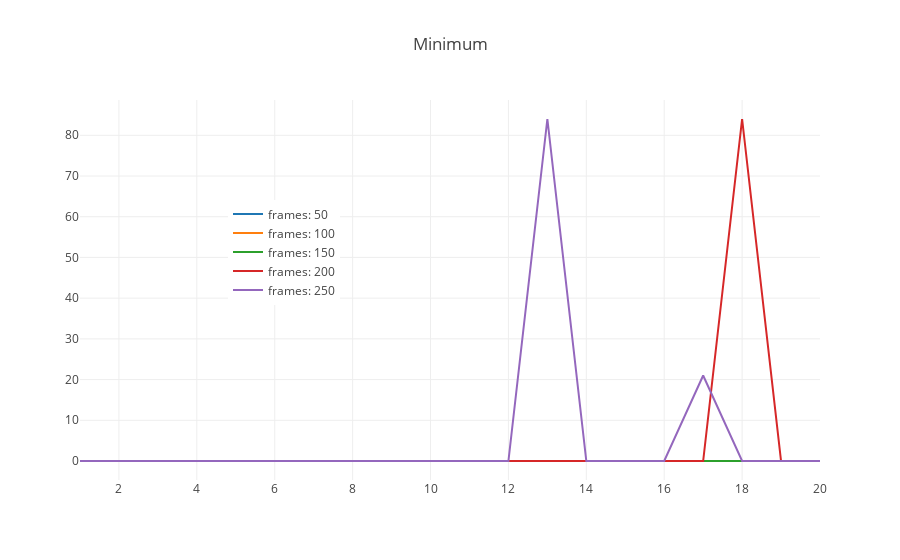
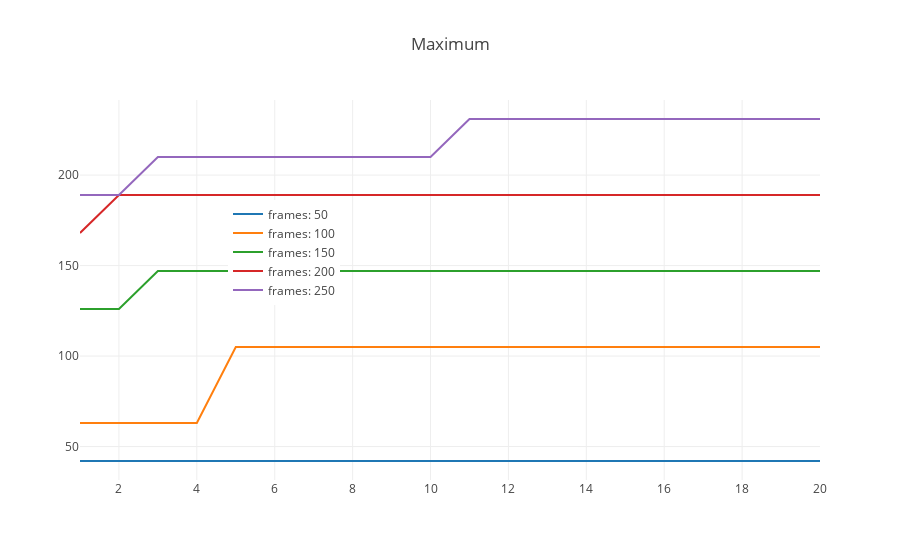
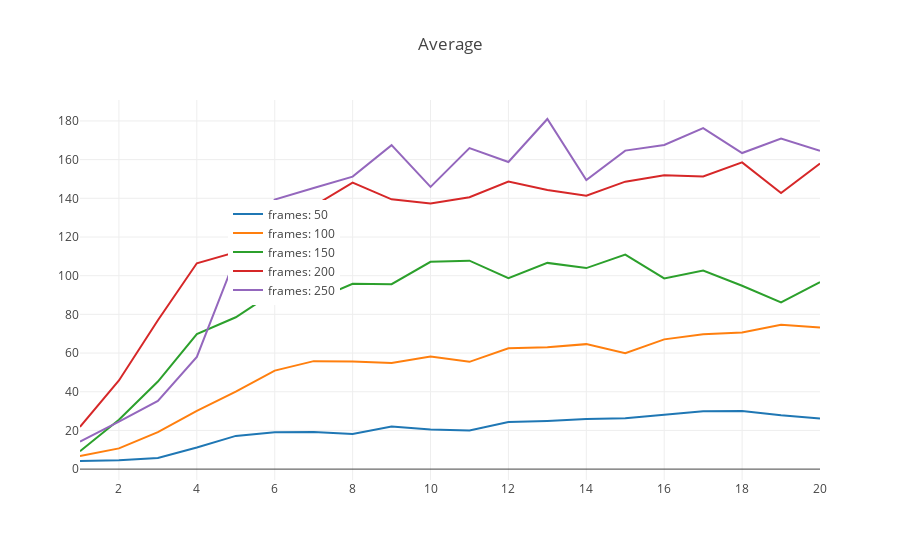

These figures' notebook cell, in order:
### Code cell
# run agent in function to work with multiprocessing
def runAgent(agenteqsq):
    agent = agenteqsq[0] # get agent
    eq = agenteqsq[1] # get environment queue
    sq = agenteqsq[2] # get score queue
    
    # check if agent already has score
    if agent.taskDone():
        sq.put((agent.getUid(), agent.getOutcomes()))
        return
        
    env = eq.get() # get an environment
    state = env.reset() # get initial state and prep environment
    score = 0
    for i in range(agenteqsq[3]): # run episodes that last 200 frames
        act = agent.act(getState(state)) # get action from agent

        # feedback from env
        state, reward, isDone, debug = env.step(act)
        score += reward # accumulate reward in score
        if isDone:
            break # end early if losing state
            
    
    lock.acquire() # may not actually need, mp is weird in python
    agent.reward(score) # must reward agent
    lock.release()
    
    sq.put((agent.getUid(), agent.getOutcomes())) # get outcomes with id
    eq.put(env) # put environment back
    
def gamebegin(generation,gametitle,processes,frames,action, rs, tpopsize, rtpopSize,
            curr_gap, pLearnerD, pLearnerA, pMutation,
            pAIT, mts, mps,
            ppd, ppa, pps,
            ppm, ppit, tgap,
            ar):

    tStart = time.time()

    trainer = TpgTrainer(actions=action, randSeed=rs, teamPopSize=tpopsize, rTeamPopSize=rtpopSize,
                    gap=curr_gap, pLearnerDelete=pLearnerD, pLearnerAdd=pLearnerA, pMutateAction=pMutation,
                    pActionIsTeam=pAIT, maxTeamSize=mts, maxProgramSize=mps,
                    pProgramDelete=ppd, pProgramAdd=ppa, pProgramSwap=pps,
                    pProgramMutate=ppm, popInit=ppit, tourneyGap=tgap,
                    actionRange=ar)


    m = mp.Manager()
    envQueue = m.Queue()
    # each process needs its own environment
    for i in range(processes):
        envQueue.put(gym.make(gametitle))

    pool = mp.Pool(processes=processes)

    summaryScores = [] # record score summaries for each gen (min, max, avg)


    for gen in range(generation): # generation loop
        scoreQueue = m.Queue() # hold agents when finish, to actually apply score

        # run generation
        # skipTasks=[] so we get all agents, even if already scored,
        # just to report the obtained score for all agents.
        pool.map(runAgent, 
                     [(agent, envQueue, scoreQueue,frames) 
                      for agent in trainer.getAllAgents(skipTasks=[])])

        scores = [] # convert scores into list
        while not scoreQueue.empty():
            scores.append(scoreQueue.get())

        # apply scores
        trainer.applyScores(scores)
        trainer.evolve(tasks=[]) # go into next gen

        # at end of generation, make summary of scores
        summaryScores.append((trainer.scoreStats['min'], 
                        trainer.scoreStats['max'],
                        trainer.scoreStats['average'])) # min, max, avg
        print(summaryScores[len(summaryScores)-1])
    return (time.time()-tStart,summaryScores,trainer.getAllAgents(skipTasks=[]))

"""
test 2
- frames, from 50 to 300
"""



lock = mp.Lock() #create a globle locker

generation = 20 # number of generations
gametitle = 'Assault-v0'
env = gym.make(gametitle)

processes = 6 # how many to run concurrently (4 is best for my local desktop)
frames = 50 #total frames each play
tpopsize = 50 #teamPopSize
rtpopSize = 0 #rTeamPopSize
action=range(env.action_space.n) #action space
rs = 0 #randseed
curr_gap = 0.5 #gap
tgap = 0.5 #tourneyGap
pLearnerD = 0.7 #learner delete
pLearnerA = 0.7 #learner add
pMutation = 0.2 #player mutation rate
pAIT = 0.5 #pActionIsTeam
mts = 5 #maxTeamSize
mps = 96 #maxProgramSize
ppd = 0.5 #pProgramDelete
ppa = 0.5 #pProgramAdd
pps = 1.0 #pProgramSwap
ppm = 1.0 #pProgramMutate
ppit = None #popInit
ar = (0.0, 1.0, 0.05) #actionRange


print("test conditions: ",
     "\ngeneration:",generation,
     "\ngametitle:",gametitle,
     "\nprocesses:",processes,
     "\nframes:",frames,
     "\ntpopsize:",tpopsize,
     "\nrtpopsize:",rtpopSize,
     "\naction:",action,
     "\nrandomseed:",rs,
     "\ncurr_gap:",curr_gap,
     "\ntgap:",tgap,
     "\npLearnerD",pLearnerD,
)

min_plot = []
max_plot = []
average_plot = []
timeintervals = []
# for loops in order to simulate data
for i in range(0,5):
    frames = (1+i)*50
    print("Frames:",frames)
    
    summary = gamebegin(generation,gametitle,processes,frames,action, rs, tpopsize, rtpopSize,
                curr_gap, pLearnerD, pLearnerA, pMutation,
                pAIT, mts, mps,
                ppd, ppa, pps,
                ppm, ppit, tgap,
                ar)
    #legend
    min_plot.append(go.Scatter(x=[i+1 for i in range(len(summary[1]))],
                               y=[i[0] for i in summary[1]],
                               name='frames: '+str(frames)))
    max_plot.append(go.Scatter(x=[i+1 for i in range(len(summary[1]))],
                               y=[i[1] for i in summary[1]],
                               name='frames: '+str(frames)))
    average_plot.append(go.Scatter(x=[i+1 for i in range(len(summary[1]))],
                                   y=[i[2] for i in summary[1]],
                                   name='frames: '+str(frames)))
    timeintervals.append(summary[0])
#figures
min_fig = go.Figure(data=min_plot,
                    layout=go.Layout(showlegend=True,
                                     legend={'x':0.2,'y':0.6},
                                     title='Minimum'))
max_fig = go.Figure(data=max_plot,
                    layout=go.Layout(showlegend=True,
                                     legend={'x':0.2,'y':0.6},
                                     title='Maximum'))
average_fig = go.Figure(data=average_plot,
                        layout=go.Layout(showlegend=True,
                                         legend={'x':0.2,'y':0.6},
                                         title='Average'))
iplot(min_fig)
iplot(max_fig)
iplot(average_fig)
#time figure
time_fig = go.Figure(data=[go.Scatter(x=[i+1 for i in range(len(timeintervals))],
                                y=timeintervals,name="time")],
                     layout=go.Layout(showlegend=True,
                                      legend={'x':0.2,'y':0.6},title='Time'))
iplot(time_fig)

### Figure 1 — Plotly figure (JSON) as saved in the notebook; plotly's stock layout.template omitted (floating-point values rounded to 4 significant figures)
{"data": [{"name": "frames: 50", "type": "scatter", "uid": "7c797ce4-f02d-11e8-87ee-7cb0c2481b6f", "x": [1, 2, 3, 4, 5, 6, 7, 8, 9, 10, 11, 12, 13, 14, 15, 16, 17, 18, 19, 20], "y": [0, 0, 0, 0, 0, 0, 0, 0, 0, 0, 0, 0, 0, 0, 0, 0, 0, 0, 0, 0]}, {"name": "frames: 100", "type": "scatter", "uid": "7c797ce5-f02d-11e8-87ee-7cb0c2481b6f", "x": [1, 2, 3, 4, 5, 6, 7, 8, 9, 10, 11, 12, 13, 14, 15, 16, 17, 18, 19, 20], "y": [0, 0, 0, 0, 0, 0, 0, 0, 0, 0, 0, 0, 0, 0, 0, 0, 0, 0, 0, 0]}, {"name": "frames: 150", "type": "scatter", "uid": "7c797ce6-f02d-11e8-87ee-7cb0c2481b6f", "x": [1, 2, 3, 4, 5, 6, 7, 8, 9, 10, 11, 12, 13, 14, 15, 16, 17, 18, 19, 20], "y": [0, 0, 0, 0, 0, 0, 0, 0, 0, 0, 0, 0, 0, 0, 0, 0, 0, 0, 0, 0]}, {"name": "frames: 200", "type": "scatter", "uid": "7c797ce7-f02d-11e8-87ee-7cb0c2481b6f", "x": [1, 2, 3, 4, 5, 6, 7, 8, 9, 10, 11, 12, 13, 14, 15, 16, 17, 18, 19, 20], "y": [0, 0, 0, 0, 0, 0, 0, 0, 0, 0, 0, 0, 0, 0, 0, 0, 0, 84, 0, 0]}, {"name": "frames: 250", "type": "scatter", "uid": "7c797ce8-f02d-11e8-87ee-7cb0c2481b6f", "x": [1, 2, 3, 4, 5, 6, 7, 8, 9, 10, 11, 12, 13, 14, 15, 16, 17, 18, 19, 20], "y": [0, 0, 0, 0, 0, 0, 0, 0, 0, 0, 0, 0, 84, 0, 0, 0, 21, 0, 0, 0]}], "layout": {"legend": {"x": 0.2, "y": 0.6}, "showlegend": true, "title": "Minimum"}}

### Figure 2 — Plotly figure (JSON) as saved in the notebook; plotly's stock layout.template omitted (floating-point values rounded to 4 significant figures)
{"data": [{"name": "frames: 50", "type": "scatter", "uid": "7c797ce9-f02d-11e8-87ee-7cb0c2481b6f", "x": [1, 2, 3, 4, 5, 6, 7, 8, 9, 10, 11, 12, 13, 14, 15, 16, 17, 18, 19, 20], "y": [42, 42, 42, 42, 42, 42, 42, 42, 42, 42, 42, 42, 42, 42, 42, 42, 42, 42, 42, 42]}, {"name": "frames: 100", "type": "scatter", "uid": "7c797cea-f02d-11e8-87ee-7cb0c2481b6f", "x": [1, 2, 3, 4, 5, 6, 7, 8, 9, 10, 11, 12, 13, 14, 15, 16, 17, 18, 19, 20], "y": [63, 63, 63, 63, 105, 105, 105, 105, 105, 105, 105, 105, 105, 105, 105, 105, 105, 105, 105, 105]}, {"name": "frames: 150", "type": "scatter", "uid": "7c797ceb-f02d-11e8-87ee-7cb0c2481b6f", "x": [1, 2, 3, 4, 5, 6, 7, 8, 9, 10, 11, 12, 13, 14, 15, 16, 17, 18, 19, 20], "y": [126, 126, 147, 147, 147, 147, 147, 147, 147, 147, 147, 147, 147, 147, 147, 147, 147, 147, 147, 147]}, {"name": "frames: 200", "type": "scatter", "uid": "7c797cec-f02d-11e8-87ee-7cb0c2481b6f", "x": [1, 2, 3, 4, 5, 6, 7, 8, 9, 10, 11, 12, 13, 14, 15, 16, 17, 18, 19, 20], "y": [168, 189, 189, 189, 189, 189, 189, 189, 189, 189, 189, 189, 189, 189, 189, 189, 189, 189, 189, 189]}, {"name": "frames: 250", "type": "scatter", "uid": "7c797ced-f02d-11e8-87ee-7cb0c2481b6f", "x": [1, 2, 3, 4, 5, 6, 7, 8, 9, 10, 11, 12, 13, 14, 15, 16, 17, 18, 19, 20], "y": [189, 189, 210, 210, 210, 210, 210, 210, 210, 210, 231, 231, 231, 231, 231, 231, 231, 231, 231, 231]}], "layout": {"legend": {"x": 0.2, "y": 0.6}, "showlegend": true, "title": "Maximum"}}

### Figure 3 — Plotly figure (JSON) as saved in the notebook; plotly's stock layout.template omitted (floating-point values rounded to 4 significant figures)
{"data": [{"name": "frames: 50", "type": "scatter", "uid": "7c797cee-f02d-11e8-87ee-7cb0c2481b6f", "x": [1, 2, 3, 4, 5, 6, 7, 8, 9, 10, 11, 12, 13, 14, 15, 16, 17, 18, 19, 20], "y": [4.2, 4.565, 5.727, 11.2, 17.18, 19.09, 19.25, 18.2, 21.98, 20.52, 20.02, 24.34, 24.91, 25.88, 26.25, 28, 29.93, 30.08, 27.81, 26.11]}, {"name": "frames: 100", "type": "scatter", "uid": "7c797cef-f02d-11e8-87ee-7cb0c2481b6f", "x": [1, 2, 3, 4, 5, 6, 7, 8, 9, 10, 11, 12, 13, 14, 15, 16, 17, 18, 19, 20], "y": [6.72, 10.73, 19.13, 30.07, 40.09, 50.92, 55.83, 55.67, 54.8, 58.27, 55.46, 62.48, 63, 64.62, 59.91, 67.08, 69.77, 70.64, 74.67, 73.2]}, {"name": "frames: 150", "type": "scatter", "uid": "7c797cf0-f02d-11e8-87ee-7cb0c2481b6f", "x": [1, 2, 3, 4, 5, 6, 7, 8, 9, 10, 11, 12, 13, 14, 15, 16, 17, 18, 19, 20], "y": [9.24, 25.5, 45.27, 69.84, 78.5, 91.74, 87.23, 95.78, 95.61, 107.2, 107.8, 98.76, 106.6, 103.9, 110.9, 98.58, 102.7, 94.8, 86.21, 96.71]}, {"name": "frames: 200", "type": "scatter", "uid": "7c797cf1-f02d-11e8-87ee-7cb0c2481b6f", "x": [1, 2, 3, 4, 5, 6, 7, 8, 9, 10, 11, 12, 13, 14, 15, 16, 17, 18, 19, 20], "y": [21.84, 45.86, 77, 106.4, 112.2, 135.4, 136, 148.1, 139.5, 137.4, 140.5, 148.6, 144.3, 141.4, 148.6, 152.0, 151.3, 158.6, 142.7, 158]}, {"name": "frames: 250", "type": "scatter", "uid": "7c797cf2-f02d-11e8-87ee-7cb0c2481b6f", "x": [1, 2, 3, 4, 5, 6, 7, 8, 9, 10, 11, 12, 13, 14, 15, 16, 17, 18, 19, 20], "y": [14.28, 24.5, 35.3, 58, 109.6, 139.3, 145.3, 151.2, 167.5, 145.9, 166.0, 158.8, 181, 149.5, 164.7, 167.6, 176.3, 163.4, 170.9, 164.6]}], "layout": {"legend": {"x": 0.2, "y": 0.6}, "showlegend": true, "title": "Average"}}
